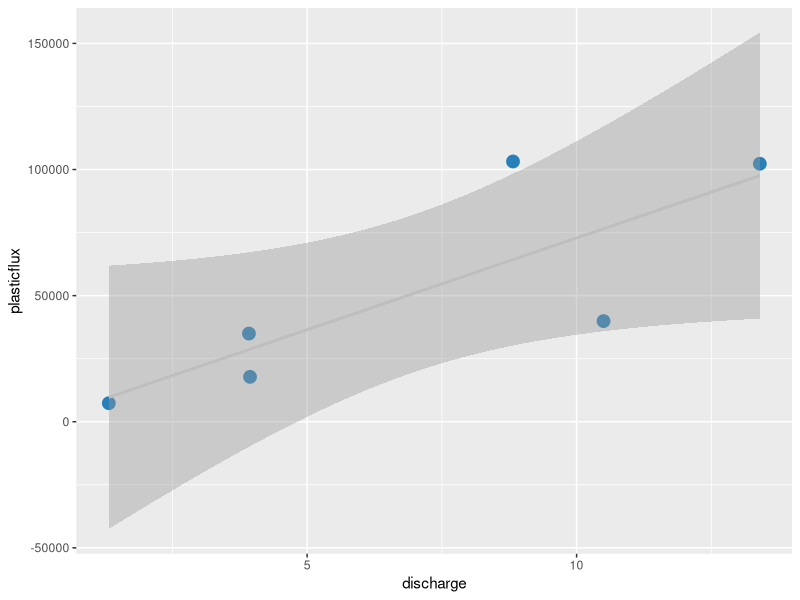

The R script that drew this image:
#import libraries
library(ggplot2)

#plastic flux ~ discharge regression, for microplastic
#(discharge [m3/s], plastic flux [count/s])
#(1.32, 7348.00)
#(3.94, 17795.67)
#(10.5, 39900.00)
#(13.4, 102286.67)
#(8.82, 103194.00)
#(3.92, 34953.33)
plasticflux <- c(7348.00, 17795.67, 39900.00, 102286.67, 103194.00, 34953.33)
discharge <- c(1.32, 3.94, 10.5, 13.4, 8.82, 3.92)
#plot
ggplot(mapping = aes(x=discharge,y=plasticflux)) +
  geom_point(color="#2980B9",size=4) +
  geom_smooth(method=lm, color="gray")
#fit a linear regression
plastic_discharge.lm <- lm(plasticflux~discharge)
summary(plastic_discharge.lm)
#find confidence interval for slope (B1) and intercept
confint(plastic_discharge.lm)

#macroplastic item count ~ pre-to-peak ratio regression, for macroplastic
